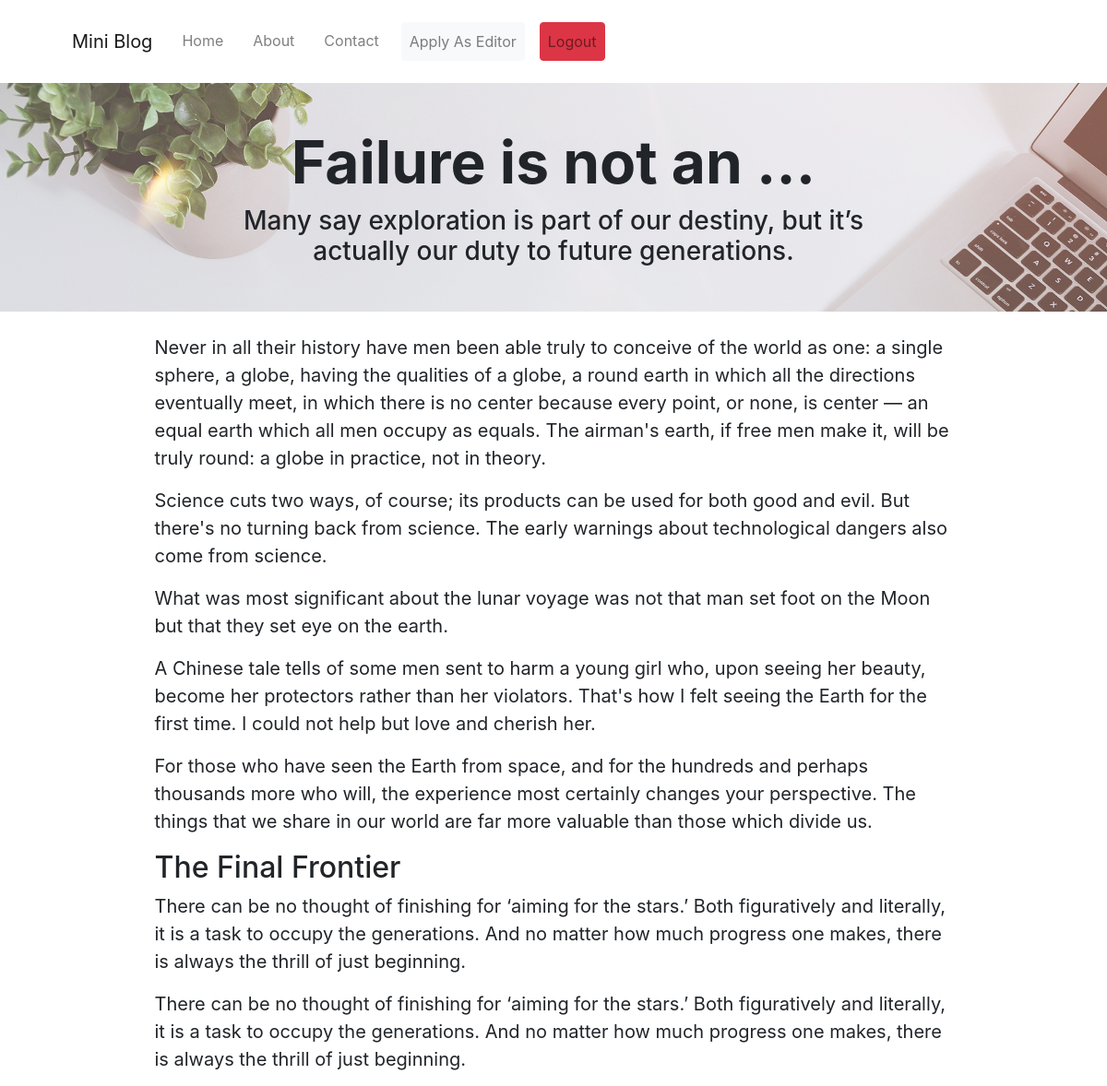
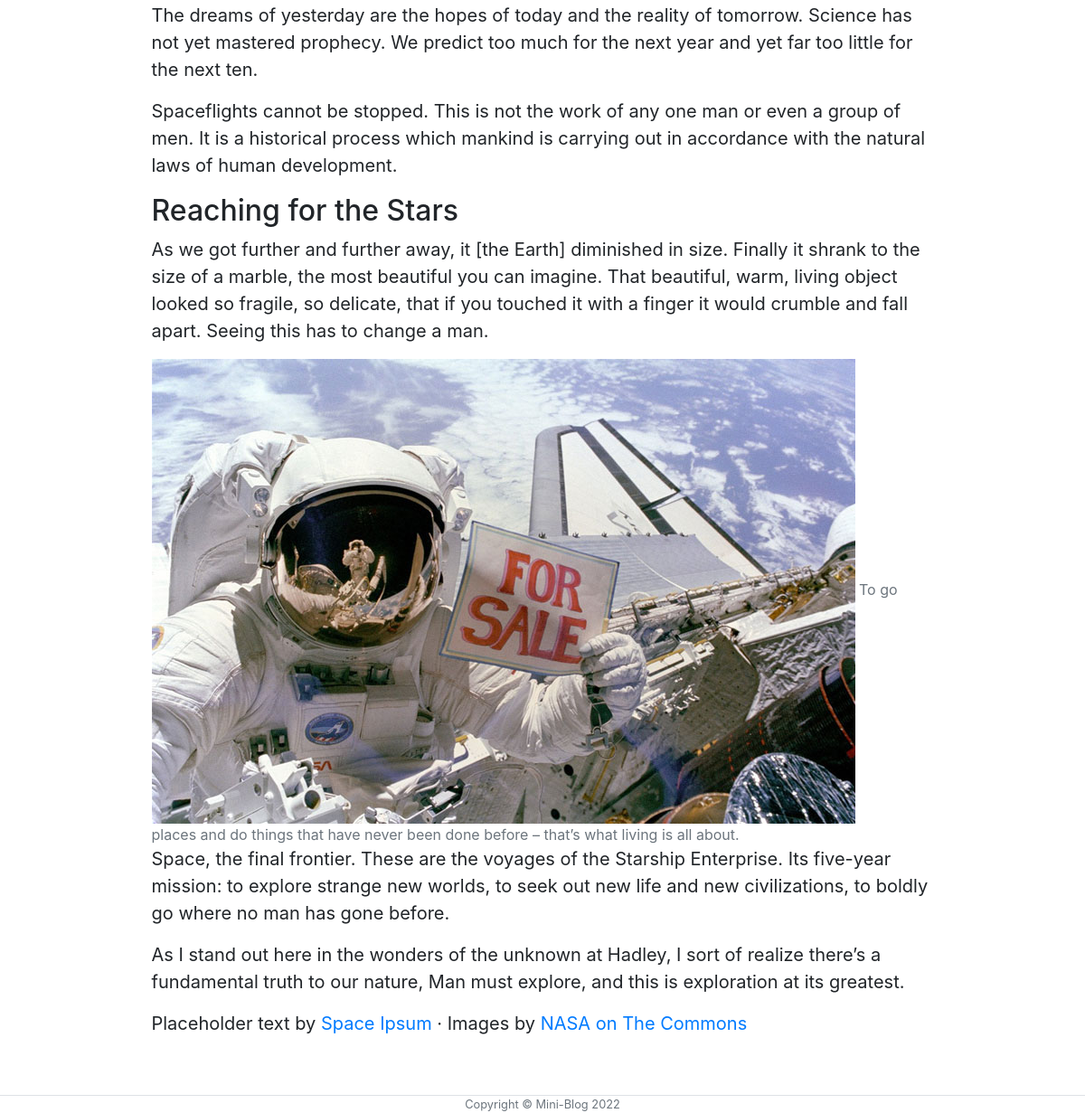
Page /post/failure-is-not-an-option (signed in) on the committed database (2 pictures, top to bottom).
### blog/models.py (models this page shows, shortened)
class Blog(models.Model):
    title = models.CharField(max_length=200)
    subtitle = models.TextField(max_length=400, null=True,blank=True)
    slug = models.SlugField(max_length=200,unique=True)
    post = HTMLField()
    status = models.BooleanField(help_text="Check For Active else Inactive",default=True)
    created_by = models.ForeignKey(User, on_delete=models.CASCADE,limit_choices_to={'is_staff': True})
    created_at = models.DateTimeField(auto_now_add=True)
    updated_at = models.DateTimeField(auto_now=True)

### blog/views.py (the view)
# urls.py: path('post/<slug:pk>',views.PostView,name="post"),
@login_required(login_url="login")
def PostView(request, pk):
    if request.user.is_staff:
        return redirect("login")
    post = Blog.objects.get(slug=pk)
    return render(request,'post.html',{'post':post})

### templates/post.html (shortened to what this page needs)
{% extends 'layout/main.html' %}
{% block body %}
{% include 'include/headtitle.html' with headtitle=post.title|truncatewords:4 headsubTitle=post.subtitle  %}
{% load static %}
<article class="mb-4">
    {{post.post|safe}}
</article>
{% endblock %}

### templates/include/headtitle.html (shortened to what this page needs)
{% load static %}
<header class="masthead py-5">
    <div class="container position-relative px-4 px-lg-5">
        <div class="row gx-4 gx-lg-5 justify-content-center">
            <div class="col-md-8">
                <div class="site-heading text-center">
                    <h1 class="font-weight-bold">{{headtitle}}</h1>
                    {% if headsubTitle %}
                    <span class="subheading h3">{{headsubTitle}}</span>
                    {% endif %}
                </div>
            </div>
        </div>
    </div>
</header>

### templates/layout/main.html (style rules this page uses)
.masthead { position: relative; display: flex; align-items: center; justify-content: center; }
.masthead::before { content: ""; background-image: url('/static/assets/img/home-bg.jpg'); background-size: cover; position: absolute; top: 0px; right: 0px; bottom: 0px; left: 0px; opacity: 0.75; }
.container p { font-size: 20px; }

### templates/include/headtitle.html (style rules this page uses)
h1 { font-size: 4rem !important; }

### rows in the picture
Blog: subtitle "Many say exploration is part of our destiny, but it’s actually our duty to future generations.", post "Never in all their history have men been able truly to conceive of the world as one: a single sphere, a globe, having the qualities of a globe, a round earth in which all the directions eventually meet, in which there is no center because every point, or none, is center — an equal earth which all men occupy as equals. The airman's earth, if free men make it, will be truly round: a globe in practice, not in theory. Science cuts two ways, of course; its products can be used for both good and evil. But there's no turning back from science. The early warnings about technological dangers also come from science. What was most significant about the lunar voyage was not that man set foot on the…", post (picture)

### other values in the picture
{{ headtitle }} "Failure is not an …"
